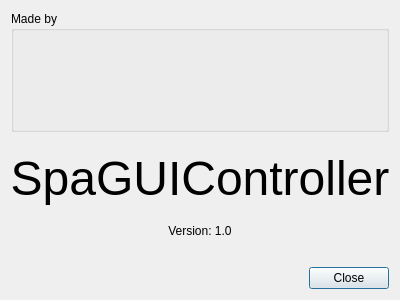
<?xml version="1.0" encoding="UTF-8"?>
<ui version="4.0">
 <class>DialogAbout</class>
 <widget class="QDialog" name="DialogAbout">
  <property name="geometry">
   <rect>
    <x>0</x>
    <y>0</y>
    <width>400</width>
    <height>300</height>
   </rect>
  </property>
  <property name="minimumSize">
   <size>
    <width>400</width>
    <height>300</height>
   </size>
  </property>
  <property name="maximumSize">
   <size>
    <width>400</width>
    <height>300</height>
   </size>
  </property>
  <property name="windowTitle">
   <string>About</string>
  </property>
  <layout class="QVBoxLayout" name="verticalLayout_2">
   <item>
    <layout class="QVBoxLayout" name="verticalLayout">
     <item>
      <widget class="QGroupBox" name="groupBox_Logo">
       <property name="title">
        <string>Made by</string>
       </property>
       <property name="flat">
        <bool>false</bool>
       </property>
       <property name="checkable">
        <bool>false</bool>
       </property>
       <layout class="QVBoxLayout" name="verticalLayout_Logo">
        <item>
         <widget class="QLabel" name="label_Logo">
          <property name="sizePolicy">
           <sizepolicy hsizetype="MinimumExpanding" vsizetype="MinimumExpanding">
            <horstretch>0</horstretch>
            <verstretch>0</verstretch>
           </sizepolicy>
          </property>
          <property name="minimumSize">
           <size>
            <width>200</width>
            <height>80</height>
           </size>
          </property>
          <property name="text">
           <string/>
          </property>
          <property name="pixmap">
           <pixmap resource="../../res/resources.qrc">:/images/images/bug_20.png</pixmap>
          </property>
          <property name="alignment">
           <set>Qt::AlignCenter</set>
          </property>
         </widget>
        </item>
       </layout>
      </widget>
     </item>
     <item>
      <widget class="QLabel" name="label_ApplicationName">
       <property name="minimumSize">
        <size>
         <width>0</width>
         <height>80</height>
        </size>
       </property>
       <property name="font">
        <font>
         <pointsize>36</pointsize>
        </font>
       </property>
       <property name="text">
        <string>SpaGUIController</string>
       </property>
       <property name="alignment">
        <set>Qt::AlignCenter</set>
       </property>
      </widget>
     </item>
     <item>
      <widget class="QLabel" name="label_ApplicationVersion">
       <property name="maximumSize">
        <size>
         <width>16777215</width>
         <height>20</height>
        </size>
       </property>
       <property name="text">
        <string>Version: 1.0</string>
       </property>
       <property name="alignment">
        <set>Qt::AlignCenter</set>
       </property>
      </widget>
     </item>
     <item>
      <spacer name="verticalSpacer_Bottom">
       <property name="orientation">
        <enum>Qt::Vertical</enum>
       </property>
       <property name="sizeHint" stdset="0">
        <size>
         <width>20</width>
         <height>40</height>
        </size>
       </property>
      </spacer>
     </item>
     <item>
      <widget class="QDialogButtonBox" name="buttonBox">
       <property name="sizePolicy">
        <sizepolicy hsizetype="MinimumExpanding" vsizetype="Fixed">
         <horstretch>0</horstretch>
         <verstretch>0</verstretch>
        </sizepolicy>
       </property>
       <property name="orientation">
        <enum>Qt::Horizontal</enum>
       </property>
       <property name="standardButtons">
        <set>QDialogButtonBox::Close</set>
       </property>
      </widget>
     </item>
    </layout>
   </item>
  </layout>
 </widget>
 <resources>
  <include location="../../res/resources.qrc"/>
 </resources>
 <connections>
  <connection>
   <sender>buttonBox</sender>
   <signal>accepted()</signal>
   <receiver>DialogAbout</receiver>
   <slot>close()</slot>
   <hints>
    <hint type="sourcelabel">
     <x>248</x>
     <y>254</y>
    </hint>
    <hint type="destinationlabel">
     <x>157</x>
     <y>274</y>
    </hint>
   </hints>
  </connection>
  <connection>
   <sender>buttonBox</sender>
   <signal>rejected()</signal>
   <receiver>DialogAbout</receiver>
   <slot>close()</slot>
   <hints>
    <hint type="sourcelabel">
     <x>316</x>
     <y>260</y>
    </hint>
    <hint type="destinationlabel">
     <x>286</x>
     <y>274</y>
    </hint>
   </hints>
  </connection>
 </connections>
</ui>
